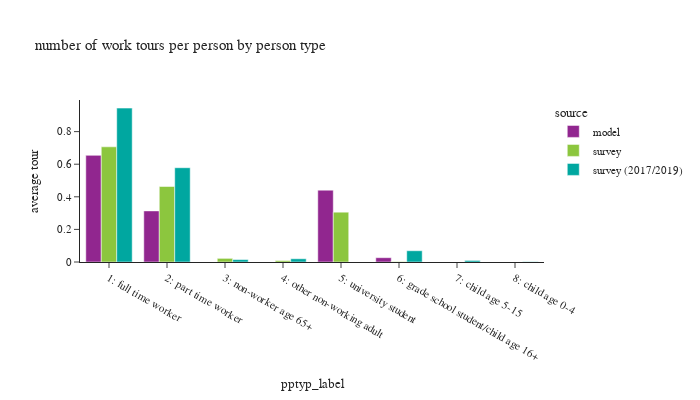

The notebook cell this image was saved under:
### Code cell
wk_tour = df_tour.loc[df_tour['pdpurp']==1].copy()

df_plot = wk_tour.groupby(['source','pptyp_label'])['toexpfac'].sum().reset_index(). \
    merge(df_person.groupby(['source','pptyp_label'])['psexpfac'].sum().reset_index(), how='left', on=['source','pptyp_label'])
df_plot['average tour'] = df_plot['toexpfac']/df_plot['psexpfac']
# df_plot
fig = px.bar(df_plot, x='pptyp_label', y="average tour", color="source",
             barmode="group",title="number of work tours per person by person type")
fig.update_layout(height=400, width=700, font=dict(size=11),
                  yaxis=dict(tickformat=".2"))
fig.show()

### Figure 1 — Plotly figure (JSON) as saved in the notebook; plotly's stock layout.template omitted (floating-point values rounded to 4 significant figures)
{"data": [{"alignmentgroup": "True", "hovertemplate": "source=model<br>pptyp_label=%{x}<br>average tour=%{y}<extra></extra>", "legendgroup": "model", "marker": {"color": "#91268F", "pattern": {"shape": ""}}, "name": "model", "offsetgroup": "model", "orientation": "v", "showlegend": true, "textposition": "auto", "type": "bar", "x": ["1: full time worker", "2: part time worker", "3: non-worker age 65+", "4: other non-working adult", "5: university student", "6: grade school student/child age 16+", "7: child age 5-15", "8: child age 0-4"], "xaxis": "x", "y": [0.6542, 0.3135, 0.0, 0.0, 0.4408, 0.02637, 0.0, 0.0], "yaxis": "y"}, {"alignmentgroup": "True", "hovertemplate": "source=survey<br>pptyp_label=%{x}<br>average tour=%{y}<extra></extra>", "legendgroup": "survey", "marker": {"color": "#8CC63E", "pattern": {"shape": ""}}, "name": "survey", "offsetgroup": "survey", "orientation": "v", "showlegend": true, "textposition": "auto", "type": "bar", "x": ["1: full time worker", "2: part time worker", "3: non-worker age 65+", "4: other non-working adult", "5: university student", "6: grade school student/child age 16+", "7: child age 5-15", "8: child age 0-4"], "xaxis": "x", "y": [0.7067, 0.4631, 0.02235, 0.008944, 0.3056, 0.002291, 8.658e-05, 0.0], "yaxis": "y"}, {"alignmentgroup": "True", "hovertemplate": "source=survey (2017/2019)<br>pptyp_label=%{x}<br>average tour=%{y}<extra></extra>", "legendgroup": "survey (2017/2019)", "marker": {"color": "#00A7A0", "pattern": {"shape": ""}}, "name": "survey (2017/2019)", "offsetgroup": "survey (2017/2019)", "orientation": "v", "showlegend": true, "textposition": "auto", "type": "bar", "x": ["1: full time worker", "2: part time worker", "3: non-worker age 65+", "4: other non-working adult", "5: university student", "6: grade school student/child age 16+", "7: child age 5-15", "8: child age 0-4"], "xaxis": "x", "y": [0.9442, 0.5784, 0.0149, 0.01994, null, 0.06905, 0.009647, 0.001647], "yaxis": "y"}], "layout": {"barmode": "group", "font": {"size": 11}, "height": 400, "legend": {"title": {"text": "source"}, "tracegroupgap": 0}, "title": {"text": "number of work tours per person by person type"}, "width": 700, "xaxis": {"anchor": "y", "domain": [0.0, 1.0], "title": {"text": "pptyp_label"}}, "yaxis": {"anchor": "x", "domain": [0.0, 1.0], "tickformat": ".2", "title": {"text": "average tour"}}}}
